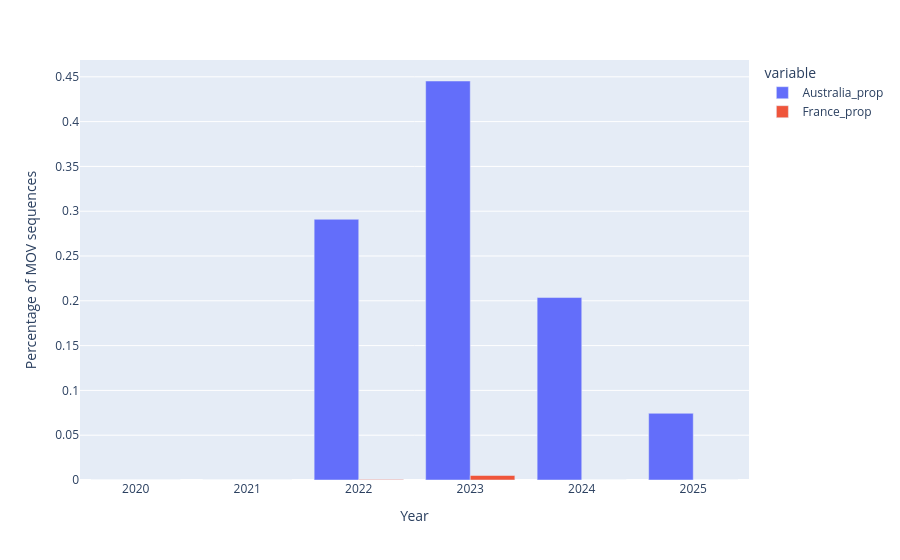

Notebook cell for this chart:
### Code cell
# Same but grouped barplot. France is barely visible
rows = []
Years = [2020, 2021, 2022, 2023, 2024, 2025]
for year in Years:
    df_yr = df[df["Year"]==year]
    Mov_pred = (df_yr["LLR"] > 3) & (df_yr["sum_contexts"] > 2)
    rows.append({
        "Australia_prop": Mov_pred[df_yr["country"]=="Australia"].sum()/len(df_yr[df_yr["country"]=="Australia"])*100,
        "France_prop": Mov_pred[df_yr["country"]=="France"].sum()/len(df_yr[df_yr["country"]=="France"])*100,
        "year": year,
    })
plotly_df = pd.DataFrame(rows)  

fig = px.bar(plotly_df, x="year", y=["Australia_prop", "France_prop"],
             barmode = 'group')
fig.update_layout(xaxis_title="Year", yaxis_title="Percentage of MOV sequences")


fig.show() 
fig.write_image("/Users/reem/mov_proportion_aus_france.svg")

### Figure 1 — Plotly figure (JSON) as saved in the notebook; plotly's stock layout.template omitted (floating-point values rounded to 4 significant figures)
{"data": [{"alignmentgroup": "True", "hovertemplate": "variable=Australia_prop<br>year=%{x}<br>value=%{y}<extra></extra>", "legendgroup": "Australia_prop", "marker": {"color": "#636efa", "pattern": {"shape": ""}}, "name": "Australia_prop", "offsetgroup": "Australia_prop", "orientation": "v", "showlegend": true, "textposition": "auto", "type": "bar", "x": [2020, 2021, 2022, 2023, 2024, 2025], "xaxis": "x", "y": [0.0, 0.0, 0.291, 0.4453, 0.2036, 0.07445], "yaxis": "y"}, {"alignmentgroup": "True", "hovertemplate": "variable=France_prop<br>year=%{x}<br>value=%{y}<extra></extra>", "legendgroup": "France_prop", "marker": {"color": "#EF553B", "pattern": {"shape": ""}}, "name": "France_prop", "offsetgroup": "France_prop", "orientation": "v", "showlegend": true, "textposition": "auto", "type": "bar", "x": [2020, 2021, 2022, 2023, 2024, 2025], "xaxis": "x", "y": [0.0, 0.0, 0.0006726, 0.005009, 0.0, 0.0], "yaxis": "y"}], "layout": {"barmode": "group", "legend": {"title": {"text": "variable"}, "tracegroupgap": 0}, "margin": {"t": 60}, "xaxis": {"anchor": "y", "domain": [0, 1], "title": {"text": "Year"}}, "yaxis": {"anchor": "x", "domain": [0, 1], "title": {"text": "Percentage of MOV sequences"}}}}
